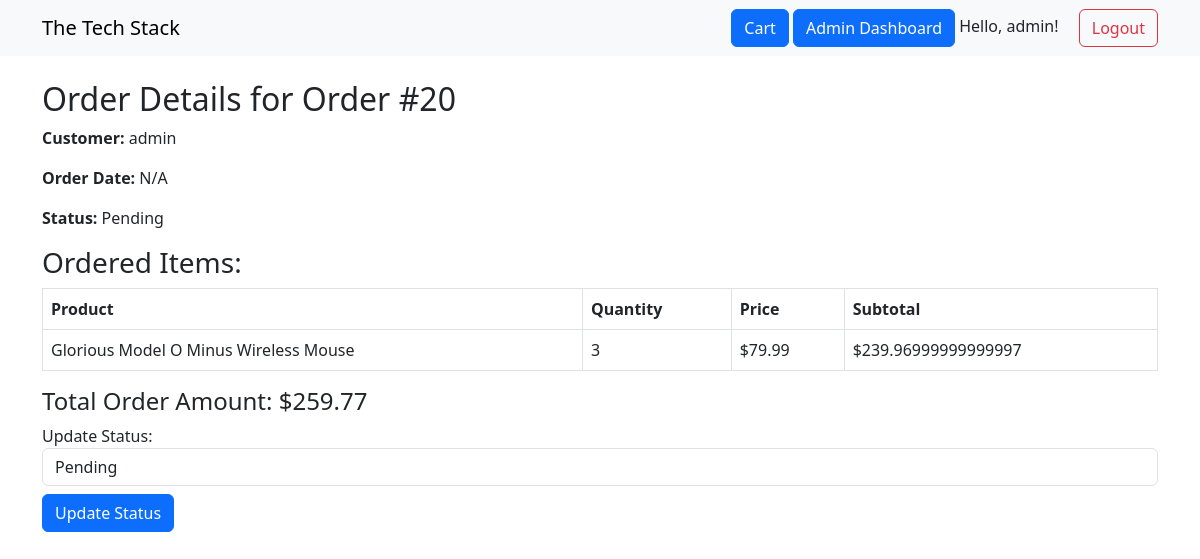
The app's page /admin/view_order/20 (signed in) with its own data.
### app/models.py (models this page shows)
class User(db.Model, UserMixin):
    id = db.Column(db.Integer, primary_key=True)
    username = db.Column(db.String(80), unique=True, nullable=False)
    email = db.Column(db.String(120), unique=True, nullable=False)
    password = db.Column(db.String(200), nullable=False)
    is_admin = db.Column(db.Boolean, default=False)
    orders = db.relationship('Order', backref='user', lazy=True)

class Order(db.Model):
    __tablename__ = 'order'
    id = db.Column(db.Integer, primary_key=True)
    user_id = db.Column(db.Integer, db.ForeignKey('user.id'), nullable=False)
    timestamp = db.Column(db.DateTime, default=datetime.utcnow)
    order_date = db.Column(db.DateTime, nullable=True)
    total_amount = db.Column(db.Float, nullable=False)
    discount_code = db.Column(db.String(50), nullable=True)
    discount_amount = db.Column(db.Float, default=0.0)
    status = db.Column(db.String(20), default='Pending')  # Order status (e.g., Pending, Shipped, Delivered)
    items = db.relationship('OrderItem', backref='order', lazy=True)

class OrderItem(db.Model):
    id = db.Column(db.Integer, primary_key=True)
    order_id = db.Column(db.Integer, db.ForeignKey('order.id'), nullable=False)
    product_id = db.Column(db.Integer, db.ForeignKey('product.id'), nullable=False)
    quantity = db.Column(db.Integer, nullable=False)
    unit_price = db.Column(db.Float, nullable=False)
    price = db.Column(db.Float)
    product = db.relationship('Product')

class Product(db.Model):
    id = db.Column(db.Integer, primary_key=True)
    name = db.Column(db.String(120), nullable=False)
    description = db.Column(db.Text, nullable=True)
    price = db.Column(db.Float, nullable=False)
    quantity = db.Column(db.Integer, nullable=False)
    image_filename = db.Column(db.String(200), nullable=True)
    on_sale = db.Column(db.Boolean, default=False)
    image_url = db.Column(db.String(255))

### app/routes/admin_routes.py (the view)
    def wrapper(*args, **kwargs):
        if not current_user.is_authenticated or not current_user.is_admin:
            flash("Access denied: Admins only.")
            return redirect(url_for('products.index'))
        return func(*args, **kwargs)

### app/models.py (called while the page is built)
@login_manager.user_loader
def load_user(user_id):
    return User.query.get(int(user_id))

### app/routes/admin_routes.py (called while the page is built)
def admin_required(func):
    def wrapper(*args, **kwargs):
        if not current_user.is_authenticated or not current_user.is_admin:
            flash("Access denied: Admins only.")
            return redirect(url_for('products.index'))
        return func(*args, **kwargs)
    wrapper.__name__ = func.__name__
    return login_required(wrapper)

@bp.route('/view_order/<int:id>')
@admin_required
def view_order(id):
    order = Order.query.get_or_404(id)
    order_items = OrderItem.query.filter_by(order_id=order.id).all()
    subtotal = sum(item.product.price * item.quantity for item in order_items)
    discount_amount = 0
    if order.discount_code:
        code = DiscountCode.query.filter_by(code=order.discount_code, is_active=True).first()
        if code:
            discount_amount = round(subtotal * code.percentage / 100, 2)
    tax = round((subtotal - discount_amount) * 0.0825, 2)
    total_price = round(subtotal - discount_amount + tax, 2)
    return render_template('admin/view_order.html', order=order, order_items=order_items,
                           subtotal=subtotal, discount_amount=discount_amount, tax=tax, total_price=total_price)

### app/templates/admin/view_order.html (shortened to what this page needs)
{% extends 'layout.html' %}
{% block content %}
<div class="container mt-4">
  <h2>Order Details for Order #{{ order.id }}</h2>
  <p><strong>Customer:</strong> {{ order.user.username }}</p>
  <p><strong>Order Date:</strong>
    {% if order.order_date %}
        {{ order.order_date.strftime('%Y-%m-%d') }}
    {% else %}
        N/A
    {% endif %}
</p>
  <p><strong>Status:</strong> {{ order.status }}</p>
  <h3>Ordered Items:</h3>
  <table class="table table-bordered">
    <thead>
      <tr>
        <th>Product</th>
        <th>Quantity</th>
        <th>Price</th>
        <th>Subtotal</th>
      </tr>
    </thead>
    <tbody>
      {% for item in order_items %}
      <tr>
        <td>{{ item.product.name }}</td>
        <td>{{ item.quantity }}</td>
        <td>${{ item.product.price }}</td>
        <td>${{ item.product.price * item.quantity }}</td>
      </tr>
      {% endfor %}
    </tbody>
  </table>
  <h4>Total Order Amount: ${{ total_price }}</h4>
  <form method="POST" action="{{ url_for('admin.update_order_status', id=order.id) }}">
    <label for="status">Update Status:</label>
    <select name="status" id="status" class="form-control">
      <option value="Pending" {% if order.status == 'Pending' %}selected{% endif %}>Pending</option>
    </select>
    <button type="submit" class="btn btn-primary mt-2">Update Status</button>
  </form>
</div>
{% endblock %}

### app/templates/layout.html (shortened to what this page needs)
<!DOCTYPE html>
<html lang="en">
<head>
    <link rel="stylesheet" href="https://cdn.jsdelivr.net/npm/bootstrap@5.3.0/dist/css/bootstrap.min.css">
</head>
<body>
<nav class="navbar navbar-expand-lg navbar-light bg-light">
    <div class="container">
        <a class="navbar-brand" href="/">The Tech Stack</a>
        <div class="ms-auto">
            <a href="{{ url_for('cart.view_cart') }}" class="btn btn-primary">Cart</a>
            {% if current_user.is_authenticated and current_user.is_admin %}
                <a href="{{ url_for('admin.dashboard') }}" class="btn btn-primary">Admin Dashboard</a>
            {% endif %}
            {% if current_user.is_authenticated %}
                <span class="me-3">Hello, {{ current_user.username }}!</span>
                <a href="{{ url_for('auth.logout') }}" class="btn btn-outline-danger">Logout</a>
            {% else %}
                <a href="{{ url_for('auth.login') }}" class="btn btn-outline-primary me-2">Login</a>
                <a href="{{ url_for('auth.register') }}" class="btn btn-primary">Register</a>
            {% endif %}
        </div>
    </div>
</nav>
<main>
    {% block content %}{% endblock %}
</main>
</body>
</html>

### records on screen
User: username "admin", user.username "admin"
Order: id "20", status "Pending"
OrderItem: product.name "Glorious Model O Minus Wireless Mouse", quantity "3", product.price "79.99", item.product.price*item.quantity "239.96999999999997"

### other values on screen
{{ total_price }} "259.77"
